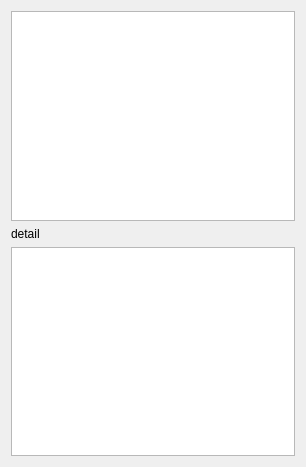
<?xml version="1.0" encoding="UTF-8"?>
<ui version="4.0">
 <class>PropertyViewer</class>
 <widget class="QWidget" name="PropertyViewer">
  <property name="geometry">
   <rect>
    <x>0</x>
    <y>0</y>
    <width>306</width>
    <height>467</height>
   </rect>
  </property>
  <property name="windowTitle">
   <string>Form</string>
  </property>
  <layout class="QVBoxLayout" name="verticalLayout">
   <item>
    <widget class="QTableView" name="_propertyTableView"/>
   </item>
   <item>
    <widget class="QLabel" name="label">
     <property name="text">
      <string>detail</string>
     </property>
    </widget>
   </item>
   <item>
    <widget class="QTableView" name="_detailPropertyView"/>
   </item>
  </layout>
 </widget>
 <resources/>
 <connections/>
</ui>
